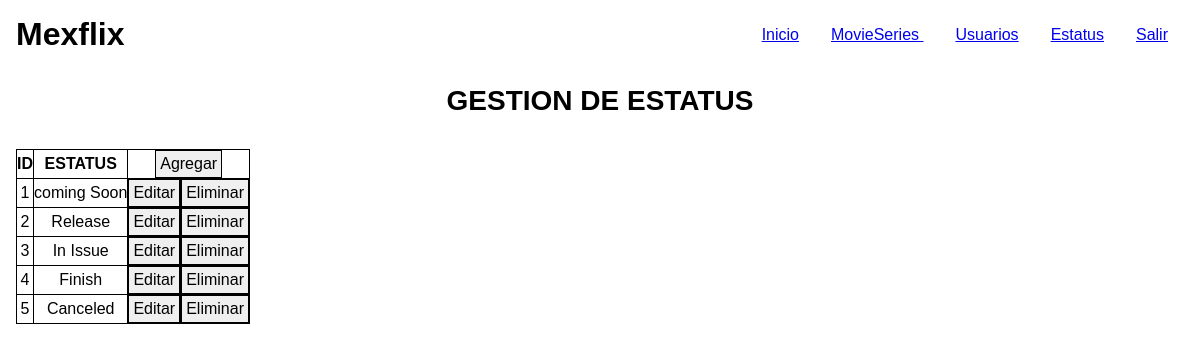
Screenshot of /estatus (signed in) with the database file from the repository.
### tables this page shows
CREATE TABLE estatus
(
  estatus_id INTEGER UNSIGNED PRIMARY KEY AUTO_INCREMENT,
  estatus VARCHAR(20) NOT NULL
);

### Controllers/ViewControllers.php (called while the page is built, shortened)
<?php
  class ViewControllers
  {
    private static $view_path = './views/';
    public function load_view($view)
    {
      require_once(self::$view_path. 'header.php');
      require_once(self::$view_path. $view. '.php');
      require_once(self::$view_path. 'footer.php');
    }
  }
?>

### index.php (called while the page is built, shortened)
<?php
  require_once('./controllers/Autoload.php');
  $route = isset($_GET['r'] ) ? $_GET['r']:'home' ;
  $mexflix = new Router($route);
?>

### Controllers/Autoload.php (called while the page is built, shortened)
<?php
  class Autoload
  {
    public function __construct()
    {
      spl_autoload_register(function($class_name){
        $models_path = './models/'.$class_name.'.php';
        $controllers_path = './controllers/'.$class_name.'.php';
      } );
    }
  }
?>

### Controllers/EstatusController.php (called while the page is built, shortened)
<?php
  class EstatusController
  {
    private $model;
    public function __construct()
    {
      $this->model = new EstatusModel();
    }
    public function get($estatus_id = '')
    {
      return $this->model->get($estatus_id);
    }
  }
?>

### Models/Model.php (called while the page is built, shortened)
<?php
abstract class Model
{
  private static $db_host = 'localhost';
  private static $db_user = 'root';
  private static $db_pass = '';
  private static $db_name = 'mexflix';
  private static $db_charset = 'utf8';
  private $conn;
  protected $query;
  protected $rows = array();
  private function db_open()
  {
    $this->conn = new mysqli(
      self::$db_host,
      self::$db_user,
      self::$db_pass,
      self::$db_name);
      $this->conn->set_charset(self::$db_charset);
  }
  protected function get_query()
  {
    $result = $this->conn->query($this->query);
    while ($this->rows[] = $result->fetch_assoc() );
    return array_pop($this->rows);
  }
}
?>

### Models/EstatusModel.php (called while the page is built, shortened)
<?php
  class EstatusModel extends Model
  {
   public function get($buscar_estatus_id = '')
   {
      $this->query = ($buscar_estatus_id != '' )?"SELECT * FROM estatus WHERE estatus_id = $buscar_estatus_id":"SELECT * FROM estatus";
      $this->get_query();
      $datos = array();
      foreach ($this->rows as $nombreCampo => $contenidoCampo)
      {
        array_push($datos,$contenidoCampo);
      }
      return $datos;
   }
  }
?>

### Views/estatus.php (the view)
<?php
  print('<h2 class="p1">GESTION DE ESTATUS</h2>');
  $estatus_controller = new EstatusController();
  $estatus = $estatus_controller->get();
  if (empty($estatus))
  {
    print('
      <div class = "container">
        <p class = "item error" >NO hay Estatus </p>
      </div>');
  }
  else
  {
    $template_estatus = '
      <div class = "item">
        <table>
          <tr>
            <th>ID</th>
            <th>ESTATUS</th>
            <th colspan="2">
              <form method ="POST">
                <input type ="hidden" name = "r" value ="estatus-add">
                 <input class ="button add" type = "submit" value ="Agregar">
              </form>
            </th>
          </tr>';
      for ($n=0;$n < count($estatus); $n++)
      {
        $template_estatus .= '
          <tr>
            <td>'.$estatus[$n]['estatus_id'].'</td>
            <td>'.$estatus[$n]['estatus'].'</td>
            <td>
              <form method ="POST">
                <input type ="hidden" name = "r" value ="estatus-edit">
                <input type ="hidden" name = "estatus_id" value ="'.$estatus[$n]['estatus_id'].'">
                <input class ="button edit" type = "submit" value ="Editar">
              </form>
            </td>
            <td>
              <form method ="POST">
                <input type ="hidden" name = "r" value ="estatus-delete">
                <input type ="hidden" name = "estatus_id" value ="'.$estatus[$n]['estatus_id'].'">
                <input class ="button delete" type = "submit" value ="Eliminar">
              </form>
            </td>
          </tr>
          ';
      }
      $template_estatus .= '
        </table>
      </div>
    ';
    print($template_estatus);
  }
?>

### Public/CSS/responsimple.css (style rules this page uses)
html,mark { color:#000 }
html { -ms-box-sizing:border-box;-moz-box-sizing:border-box;-webkit-box-sizing:border-box;box-sizing:border-box;font-family:sans-serif;font-size:16px;-ms-text-size-ajust:100%;-moz-text-size-ajust:100%;-webkit-text-size-ajust:100%;text-size-ajust:100%;background-color:#FFF }
body { overflow-x:hidden }
*,::after,::before { -ms-box-sizing:inherit;-moz-box-sizing:inherit;-webkit-box-sizing:inherit;box-sizing:inherit;margin:0;padding:0 }
h2 { font-size:28px;font-size:1.75rem }
button,input,optgroup,option,select,textarea { padding:.25rem;font-family:inherit;font-size:16px;font-size:1rem;border:thin solid #000;color:inherit }
input { line-height:normal }
button,input[type=button],input[type=submit],input[type=reset],input[type=checkbox],input[type=radio],label,select { cursor:pointer }
.border,table,td,th { border:thin solid #000 }
table { border-collapse:collapse }
.item { display:block;width:100%;padding:1rem;font-size:16px;font-size:1rem }
.p1 { padding:1rem }

### rows the page displays
estatus: estatus_id "1", estatus "coming Soon"
estatus: estatus_id "2", estatus "Release"
estatus: estatus_id "3", estatus "In Issue"
estatus: estatus_id "4", estatus "Finish"
estatus: estatus_id "5", estatus "Canceled"
